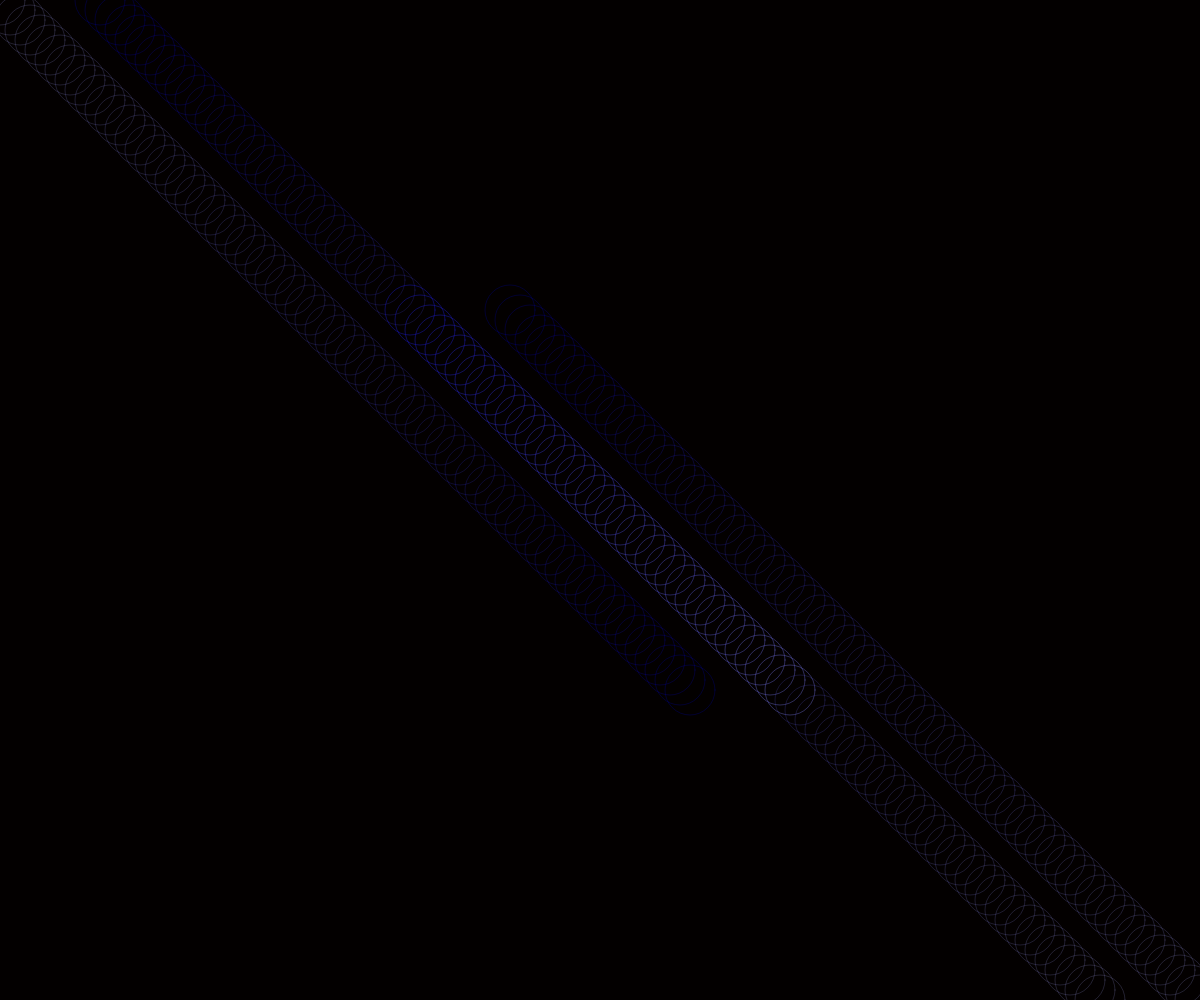
Frame 1 (no input)
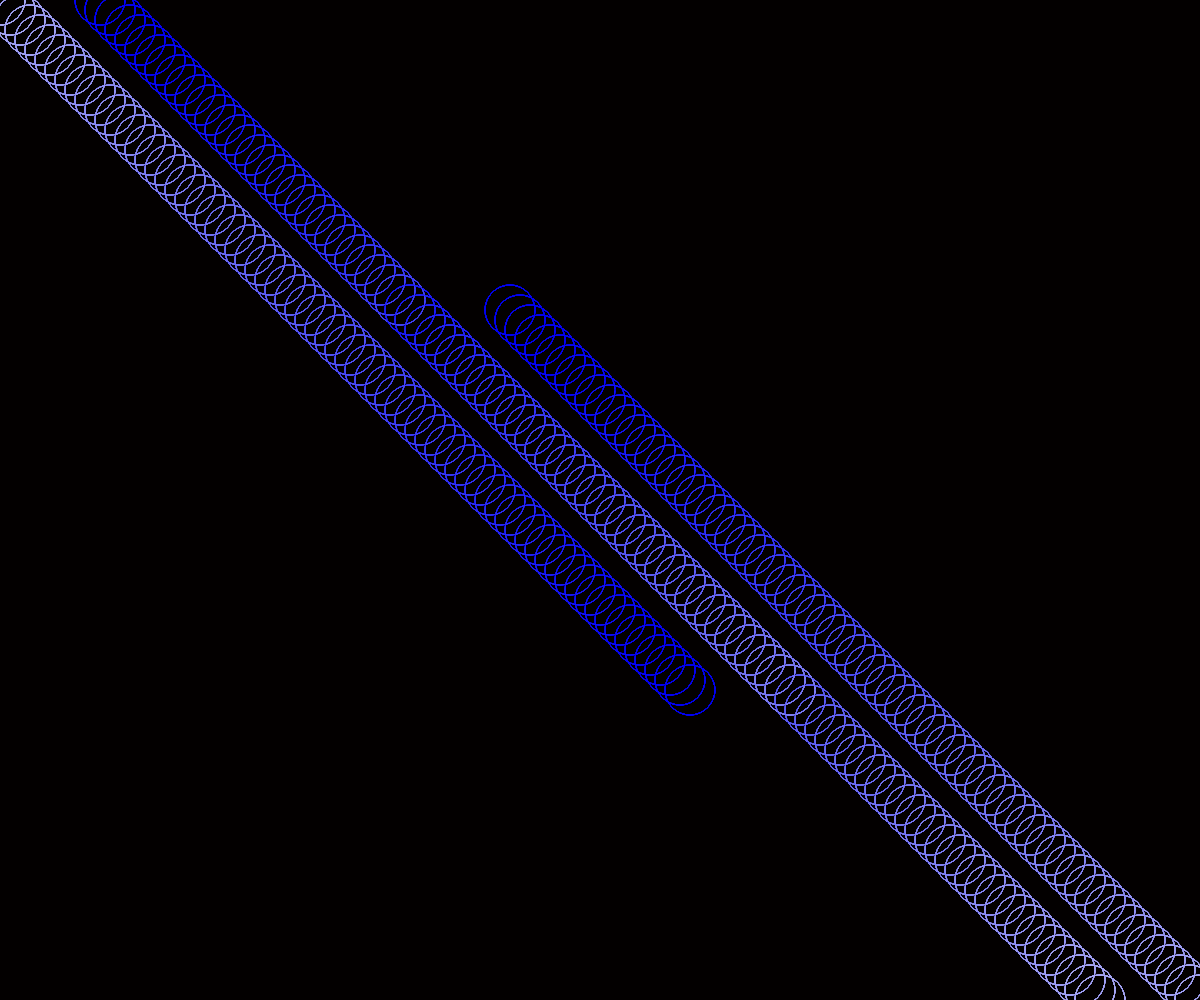
Frame 60 (no input)
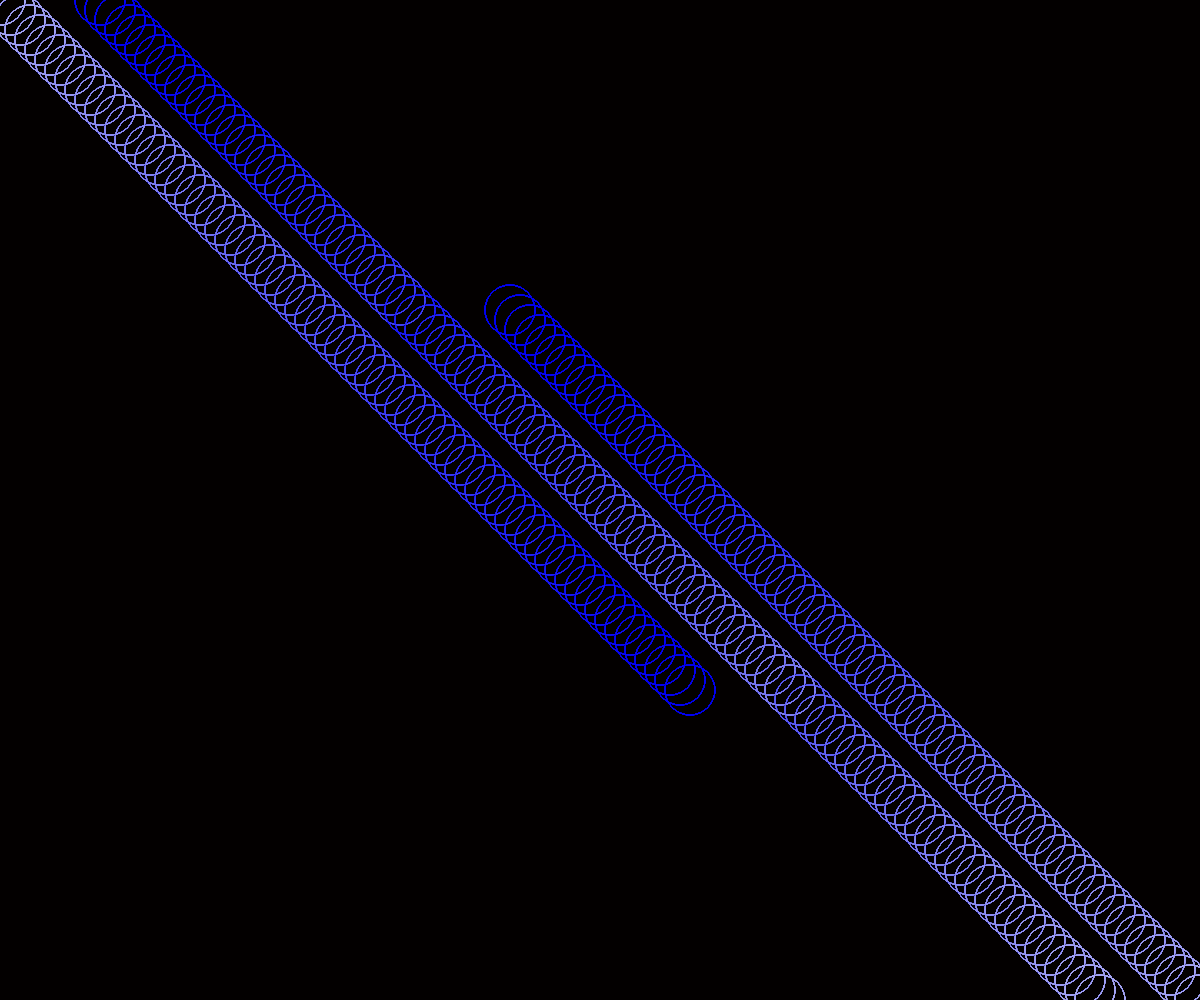
Frame 120 (the mouse pressed at the canvas centre since frame 60)

The p5.js sketch that drew these frames (run headless with seeded random() and noise() and a simulated clock; from frame 60 on, the mouse is pressed at the canvas centre):

// p5.js sketch
// ── sketch.js
const circleCount = 70;

function setup() {
    createCanvas(windowWidth, windowHeight);
    colorMode(HSB,360,100,100,100);
    background(360,100,1,100);
}

function draw() {
    for (let i = 0; i < circleCount; i++) {
        stroke(240,(100-circleCount)+i,95,100);
        strokeWeight(0.2);
        noFill();
        ellipse(10*i, 10*i, 50, 50);
    }

    for (let i = 0; i < circleCount; i++) {
        stroke(240,(100-circleCount)+i,95,100);
        strokeWeight(0.2);
        noFill();
        ellipse(width-(10*i), height-(10*i), 50, 50);
    }

    for (let i = 0; i < circleCount; i++) {
        stroke(240,100-i,95,100);
        strokeWeight(0.2);
        noFill();
        ellipse(100+10*i, 10*i, 50, 50);
    }

    for (let i = 0; i < circleCount; i++) {
        stroke(240,(100-circleCount)+i,95,100);
        strokeWeight(0.2);
        noFill();
        ellipse(width-100-(10*i), height-(10*i), 50, 50);
    }
}
